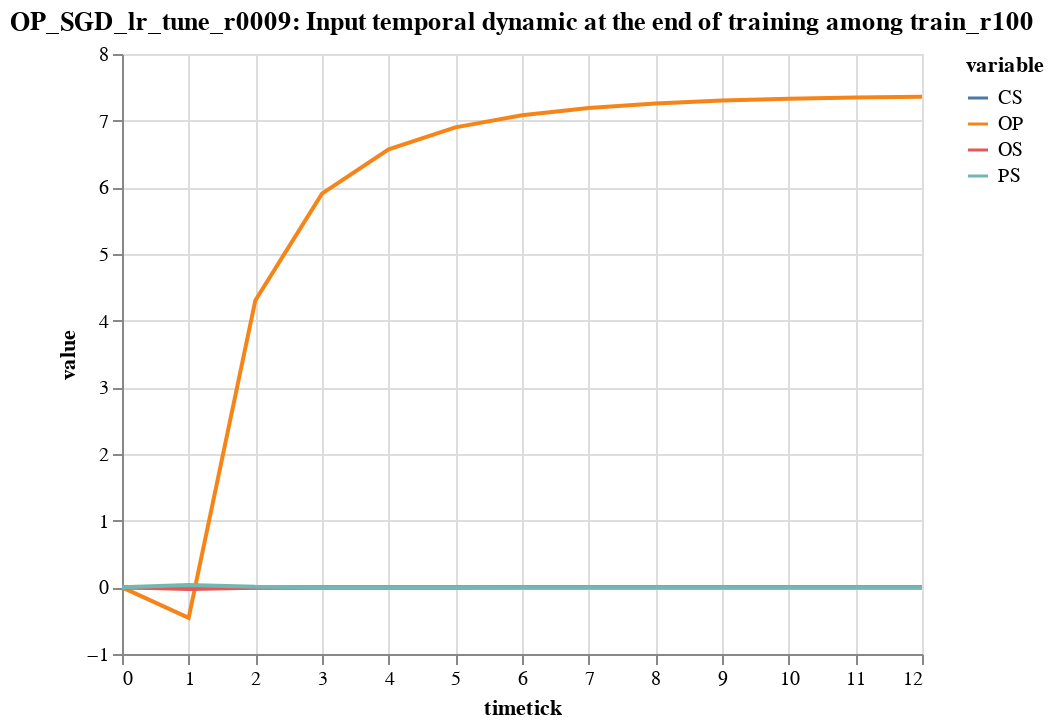

Write notebook code for a chart like this one.
### Code cell
td.plot()

### Figure 1 — Vega-Lite specification as saved in the notebook (floating-point values rounded to 4 significant figures)
{"config": {"view": {"continuousWidth": 400, "continuousHeight": 300}}, "data": {"name": "data-8a209f70c7010b0a1b67d7b7148536ff"}, "mark": "line", "encoding": {"color": {"type": "nominal", "field": "variable"}, "opacity": {"condition": {"value": 1, "selection": "selector001"}, "value": 0.2}, "x": {"type": "quantitative", "field": "timetick"}, "y": {"type": "quantitative", "field": "value"}}, "selection": {"selector001": {"type": "multi", "fields": ["variable"], "bind": "legend"}}, "title": "OP_SGD_lr_tune_r0009: Input temporal dynamic at the end of training among train_r100", "$schema": "https://vega.github.io/schema/vega-lite/v4.8.1.json", "datasets": {"data-8a209f70c7010b0a1b67d7b7148536ff": [{"timetick": 0, "variable": "CS", "unit": 484.5, "target_act": 1.0, "unit_acc": 0.0, "value": 0.0}, {"timetick": 0, "variable": "OP", "unit": 86.53, "target_act": 1.0, "unit_acc": 0.0, "value": 0.0}, {"timetick": 0, "variable": "OS", "unit": 484.5, "target_act": 1.0, "unit_acc": 0.0, "value": 0.0}, {"timetick": 0, "variable": "PS", "unit": 484.5, "target_act": 1.0, "unit_acc": 0.0, "value": 0.0}, {"timetick": 1, "variable": "CS", "unit": 484.5, "target_act": 1.0, "unit_acc": 0.0, "value": -0.001283}, {"timetick": 1, "variable": "OP", "unit": 86.53, "target_act": 1.0, "unit_acc": 0.3387, "value": -0.4586}, {"timetick": 1, "variable": "OS", "unit": 484.5, "target_act": 1.0, "unit_acc": 0.0, "value": -0.02438}, {"timetick": 1, "variable": "PS", "unit": 484.5, "target_act": 1.0, "unit_acc": 0.0, "value": 0.03647}, {"timetick": 2, "variable": "CS", "unit": 484.5, "target_act": 1.0, "unit_acc": 0.0, "value": 0.002064}, {"timetick": 2, "variable": "OP", "unit": 86.53, "target_act": 1.0, "unit_acc": 0.5062, "value": 4.304}, {"timetick": 2, "variable": "OS", "unit": 484.5, "target_act": 1.0, "unit_acc": 0.0, "value": -0.007187}, {"timetick": 2, "variable": "PS", "unit": 484.5, "target_act": 1.0, "unit_acc": 0.0, "value": 0.007848}, {"timetick": 3, "variable": "CS", "unit": 484.5, "target_act": 1.0, "unit_acc": 0.0, "value": 0.0008221}, {"timetick": 3, "variable": "OP", "unit": 86.53, "target_act": 1.0, "unit_acc": 0.762, "value": 5.906}, {"timetick": 3, "variable": "OS", "unit": 484.5, "target_act": 1.0, "unit_acc": 0.0, "value": -0.002472}, {"timetick": 3, "variable": "PS", "unit": 484.5, "target_act": 1.0, "unit_acc": 0.0, "value": 0.002774}, {"timetick": 4, "variable": "CS", "unit": 484.5, "target_act": 1.0, "unit_acc": 0.0, "value": 0.000306}, {"timetick": 4, "variable": "OP", "unit": 86.53, "target_act": 1.0, "unit_acc": 0.9011, "value": 6.569}, {"timetick": 4, "variable": "OS", "unit": 484.5, "target_act": 1.0, "unit_acc": 0.0, "value": -0.001159}, {"timetick": 4, "variable": "PS", "unit": 484.5, "target_act": 1.0, "unit_acc": 0.0, "value": 0.001483}, {"timetick": 5, "variable": "CS", "unit": 484.5, "target_act": 1.0, "unit_acc": 0.0, "value": 0.0001278}, {"timetick": 5, "variable": "OP", "unit": 86.53, "target_act": 1.0, "unit_acc": 0.9483, "value": 6.899}, {"timetick": 5, "variable": "OS", "unit": 484.5, "target_act": 1.0, "unit_acc": 0.0, "value": -0.0006928}, {"timetick": 5, "variable": "PS", "unit": 484.5, "target_act": 1.0, "unit_acc": 0.0, "value": 0.0009912}, {"timetick": 6, "variable": "CS", "unit": 484.5, "target_act": 1.0, "unit_acc": 0.0, "value": 5.84e-05}, {"timetick": 6, "variable": "OP", "unit": 86.53, "target_act": 1.0, "unit_acc": 0.9697, "value": 7.083}, {"timetick": 6, "variable": "OS", "unit": 484.5, "target_act": 1.0, "unit_acc": 0.0, "value": -0.00049}, {"timetick": 6, "variable": "PS", "unit": 484.5, "target_act": 1.0, "unit_acc": 0.0, "value": 0.0007659}, {"timetick": 7, "variable": "CS", "unit": 484.5, "target_act": 1.0, "unit_acc": 0.0, "value": 2.715e-05}, {"timetick": 7, "variable": "OP", "unit": 86.53, "target_act": 1.0, "unit_acc": 0.9804, "value": 7.191}, {"timetick": 7, "variable": "OS", "unit": 484.5, "target_act": 1.0, "unit_acc": 0.0, "value": -0.0003887}, {"timetick": 7, "variable": "PS", "unit": 484.5, "target_act": 1.0, "unit_acc": 0.0, "value": 0.0006506}, {"timetick": 8, "variable": "CS", "unit": 484.5, "target_act": 1.0, "unit_acc": 0.0, "value": 1.131e-05}, {"timetick": 8, "variable": "OP", "unit": 86.53, "target_act": 1.0, "unit_acc": 0.9902, "value": 7.259}, {"timetick": 8, "variable": "OS", "unit": 484.5, "target_act": 1.0, "unit_acc": 0.0, "value": -0.000333}, {"timetick": 8, "variable": "PS", "unit": 484.5, "target_act": 1.0, "unit_acc": 0.0, "value": 0.0005882}, {"timetick": 9, "variable": "CS", "unit": 484.5, "target_act": 1.0, "unit_acc": 0.0, "value": 2.514e-06}, {"timetick": 9, "variable": "OP", "unit": 86.53, "target_act": 1.0, "unit_acc": 0.9911, "value": 7.301}, {"timetick": 9, "variable": "OS", "unit": 484.5, "target_act": 1.0, "unit_acc": 0.0, "value": -0.0003004}, {"timetick": 9, "variable": "PS", "unit": 484.5, "target_act": 1.0, "unit_acc": 0.0, "value": 0.000553}, {"timetick": 10, "variable": "CS", "unit": 484.5, "target_act": 1.0, "unit_acc": 0.0, "value": -2.702e-06}, {"timetick": 10, "variable": "OP", "unit": 86.53, "target_act": 1.0, "unit_acc": 0.9938, "value": 7.329}, {"timetick": 10, "variable": "OS", "unit": 484.5, "target_act": 1.0, "unit_acc": 0.0, "value": -0.0002802}, {"timetick": 10, "variable": "PS", "unit": 484.5, "target_act": 1.0, "unit_acc": 0.0, "value": 0.0005328}, {"timetick": 11, "variable": "CS", "unit": 484.5, "target_act": 1.0, "unit_acc": 0.0, "value": -5.945e-06}, {"timetick": 11, "variable": "OP", "unit": 86.53, "target_act": 1.0, "unit_acc": 0.9929, "value": 7.347}, {"timetick": 11, "variable": "OS", "unit": 484.5, "target_act": 1.0, "unit_acc": 0.0, "value": -0.0002678}, {"timetick": 11, "variable": "PS", "unit": 484.5, "target_act": 1.0, "unit_acc": 0.0, "value": 0.0005207}, {"timetick": 12, "variable": "CS", "unit": 484.5, "target_act": 1.0, "unit_acc": 0.0, "value": -8.029e-06}, {"timetick": 12, "variable": "OP", "unit": 86.53, "target_act": 1.0, "unit_acc": 0.9929, "value": 7.358}, {"timetick": 12, "variable": "OS", "unit": 484.5, "target_act": 1.0, "unit_acc": 0.0, "value": -0.0002595}, {"timetick": 12, "variable": "PS", "unit": 484.5, "target_act": 1.0, "unit_acc": 0.0, "value": 0.0005135}]}}
